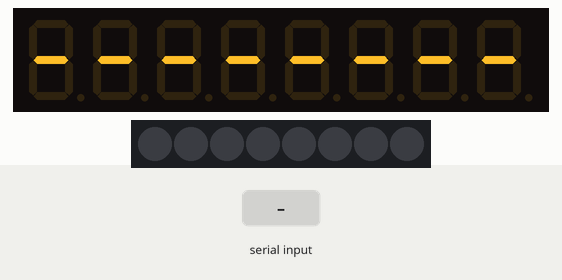
This sketch was run on a simulated Arduino Uno, built with avr-gcc and run on an emulated ATmega328P. Shown: 8-digit seven-segment display, 8 RGB LEDs in strip order, left to right. The test bench sets the inputs (shaded band).

Above: at 1.2 s.
1.3 s: byte 248 (0xF8) received over Serial
At 2.5 s:
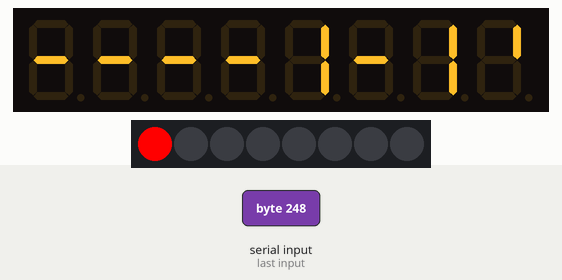
2.8 s: byte 250 (0xFA) received over Serial
At 3.9 s:
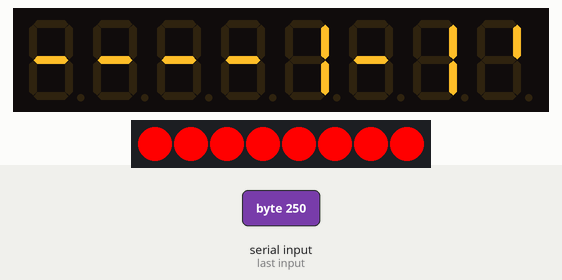
4.3 s: byte 252 (0xFC) received over Serial
At 5.0 s:
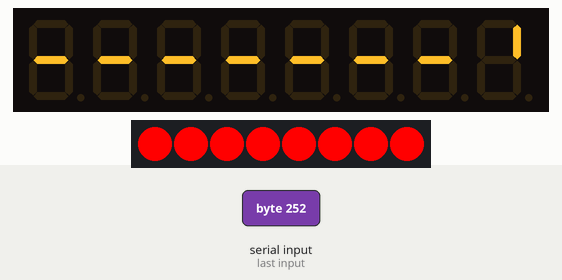
Timing chart, 0 to 7.3 s (numbered marks = the images above; inputs shaded):
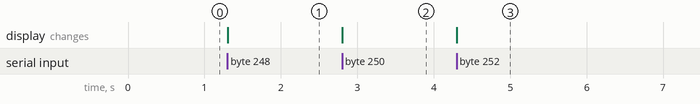

Measured:
- after the input at 1.3 s, the display: changes at once (image 1)
- after the input at 4.3 s, the display: changes at once (image 3)

The sketch:

beatcounter.ino
```cpp
#include "TM1638lite.h"

TM1638lite UI(4, 3, 2);
const uint8_t numbers[10] = {
  0x3F, /* 0 */
  0x06, /* 1 */
  0x5B, /* 2 */
  0x4F, /* 3 */
  0x66, /* 4 */
  0x6D, /* 5 */
  0x7D, /* 6 */
  0x07, /* 7 */
  0x7F, /* 8 */
  0x6F, /* 9 */
};

const uint8_t circle[6] = {
  1, 2, 4, 8, 16, 32
};

byte tick, beat, semi, pattern, cpattern, b, c;
word measure;
bool is_play;

void setup() {
  // put your setup code here, to run once:
  UI.reset();
  Serial.begin(31250);
  for(semi = 0; semi < 8; semi++) {
    UI.displaySS(semi, 64);
  }
  measure = 1;
  tick = pattern = cpattern = 0;
  beat = semi = 1;
  is_play = false;
}

void DisplayNum(int num, byte offset = 0) {
  int curnum;
  int divider = 100;
  for(int c = 0; c < 3; c++) {
    curnum = num / divider;
    num = num - (curnum * divider);
    UI.displaySS(offset + c, numbers[curnum]);
    divider = divider / 10;
  }
}

void loop() {
  // put your main code here, to run repeatedly:
  b = UI.readButtons();
  if(b != 0) {
    for(c = 0; c < 8; c++) {
      if((b & (1 << c)) != 0) {
        pattern = c;
      }
    }
  }
}


void serialEvent() {
  while(Serial.available()) {
    byte cmd = (byte)Serial.read();
    switch(cmd) {
      case 0xF8: // tick
        tick++;
        if(tick == 6) {
          tick = 0;
          if(is_play)
          {
            semi++;
            if(semi == 5) {
              beat++;
              semi = 1;
              if(beat == 5) {
                measure++;
                beat = 1;
                cpattern ++;
                DisplayNum(measure, 0);
                if(cpattern == 8) {
                  for(cpattern = pattern; cpattern < 8; cpattern ++) {
                    UI.setLED(cpattern, 1);
                  }
                  cpattern = pattern;
                }
              }
            }
          }
        }
        UI.displaySS(7, circle[tick]);
        UI.displaySS(6, numbers[semi]);
        UI.displaySS(4, numbers[beat]);
        UI.setLED(cpattern, semi & 1);
      break;
      case 0xFA: // play
        for(cpattern = 0; cpattern < 8; cpattern ++) {
           UI.setLED(cpattern, 1);
        }
        cpattern = 0;
        tick = 0;
        beat = semi = 1;
        measure = 1;
        is_play = true;
      break;
      case 0xFC: // stop
        for(semi = 0; semi < 7; semi++) {
          UI.displaySS(semi, 64);
        }
        is_play = false;
      break;
    }
  }
}
```
